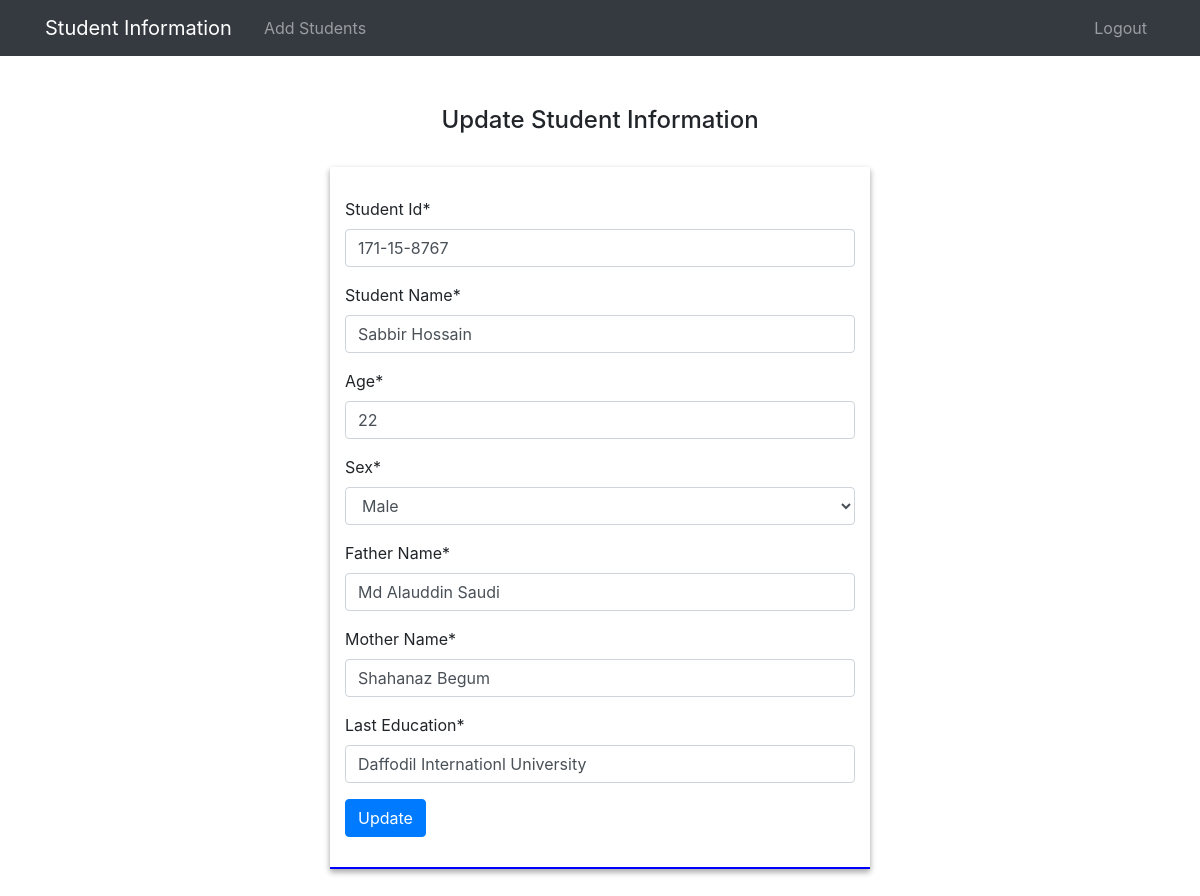
The app's page /1/update_view/ (signed in) with its own data.
### student/models.py (models this page shows, shortened)
class Student(models.Model):
    GENDER_CHOICES = (
        ('male', 'Male'),
        ('female', 'Female'))
    stu_id = models.CharField(max_length=50, unique=True,error_messages={'unique':"this Student id is already exists"})
    name = models.CharField(max_length=50)
    age = models.IntegerField()
    sex =  models.CharField(max_length=50, choices=GENDER_CHOICES)
    father_Name = models.CharField(max_length=50)
    mother_Name = models.CharField(max_length=50)
    last_Education = models.CharField(max_length=50)

### student/views.py (the view)
# urls.py: path('<id>/update_view/', update_view,name="update_view"),
@permission_required('auth.view_user')
def update_view(request, id):
    obj = get_object_or_404(Student, id = id)
    form = studentform(request.POST or None, instance = obj)
    if form.is_valid():
        form.save()
        return redirect('home')
    context = {
        'form' : form
    }
    return render(request, "update_view.html", context)

### student/forms.py
class studentform(forms.ModelForm):
    def __init__(self, *args, **kwargs):
        super(studentform, self).__init__(*args, **kwargs)
        self.fields['stu_id'].label = "Student Id"
        self.fields['name'].label =  "Student Name"
        self.fields['age'].label = "Age"
        self.fields['sex'].label = "Sex"
        self.fields['father_Name'].label = "Father Name"
        self.fields['mother_Name'].label = "Mother Name"
        self.fields['last_Education'].label = "Last Education"
        self.fields['stu_id'].widget.attrs.update(
            {
                'placeholder': 'ex:171-15-8767',
            }
        )
        self.fields['name'].widget.attrs.update(
            {
                'placeholder': 'Enter Full Name',
            }
        )
        self.fields['last_Education'].widget.attrs.update(
            {
                'placeholder': 'ex: Daffodil International University',
            }
        )
    class Meta:
        model = Student
        fields = '__all__'

### student/templates/update_view.html (shortened to what this page needs)
{% extends "base.html" %}
{% load static %}
{% block content %}
{% load crispy_forms_tags %}
    <div class="col-lg-12 student">
        <div class="container">
            <div class="row">
                <div class="col-lg-12 text-center">
                    <h4>Update Student Information</h4> <br>
                </div>
                <div class="col-lg-6 mx-auto forms">
                    <form action="." method="post">
                        {{form|crispy}}
                        <input class="btn btn-primary" type="submit" value="Update">
                    </form>
                </div>
            </div>
        </div>
    </div>
{% endblock content %}

### student/templates/update_view.html (style rules this page uses)
.student { margin-top: 50px; margin-bottom: 100px; }
.forms { box-shadow: 0 3px 6px rgba(0, 0, 0, 0.16), 0 3px 6px rgba(0, 0, 0, 0.23); padding-top: 30px; padding-bottom: 30px; border-bottom: 2px blue solid; }

### records on screen
Student: stu_id "171-15-8767", name "Sabbir Hossain", age "22", sex "Male", father_Name "Md Alauddin Saudi", mother_Name "Shahanaz Begum", last_Education "Daffodil Internationl University"
